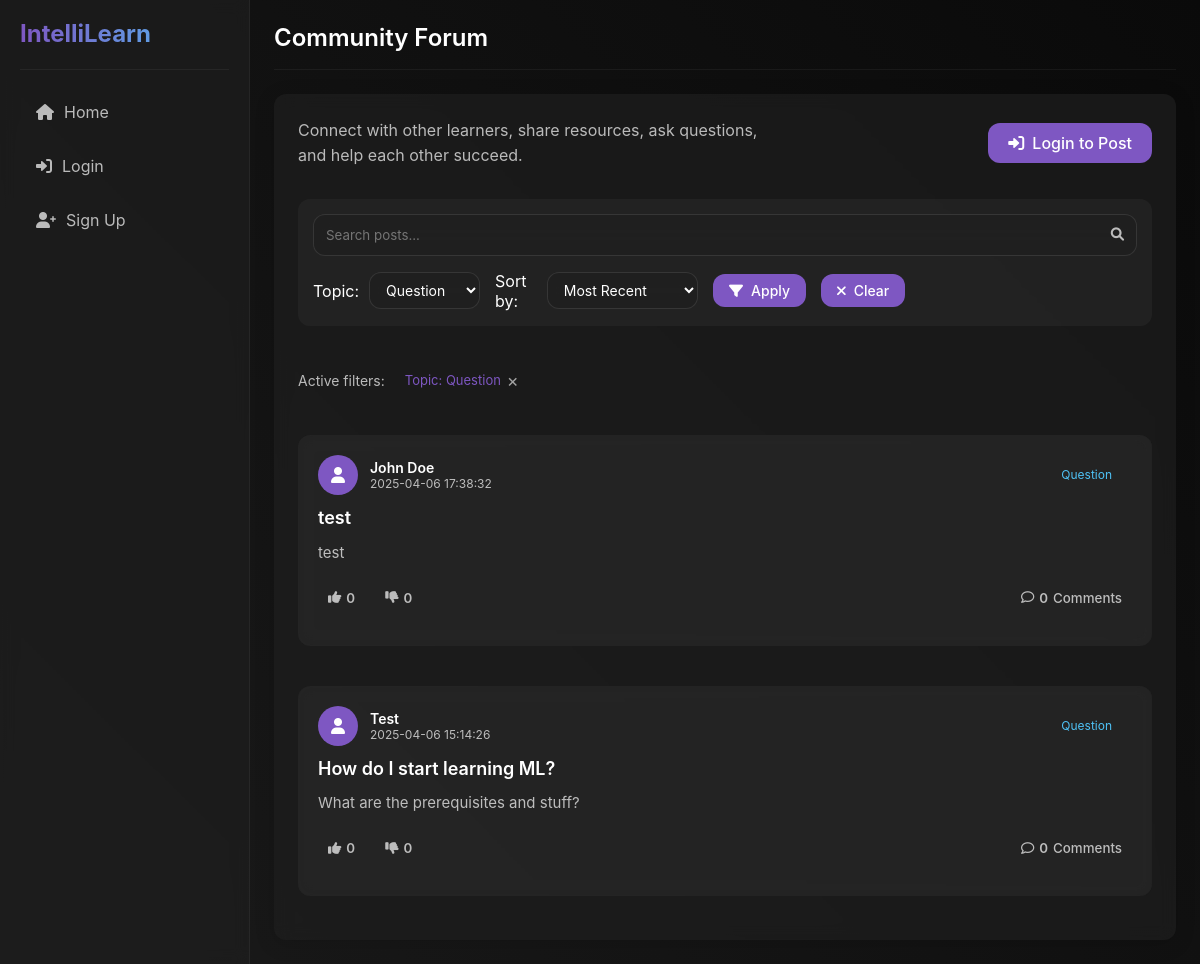
Screenshot of /forum?topic=Question with the database file from the repository.
### models.py (models this page shows, shortened)
class ForumPost(db.Model):
    __tablename__ = 'forum_posts'
    id = db.Column(db.Integer, primary_key=True)
    title = db.Column(db.String(200), nullable=False)
    content = db.Column(db.Text, nullable=False)
    author_id = db.Column(db.Integer, db.ForeignKey('users.id'), nullable=False)
    topic = db.Column(db.String(50), nullable=True)  # New field for post topic
    created_at = db.Column(db.DateTime, default=datetime.datetime.utcnow)
    has_image = db.Column(db.Boolean, default=False)
    image_path = db.Column(db.String(255), nullable=True)
    likes = db.Column(db.Integer, default=0)
    dislikes = db.Column(db.Integer, default=0)
    comments = db.relationship('ForumComment', backref='post', lazy=True, cascade='all, delete-orphan')
    reactions = db.relationship('ForumReaction', backref='post', lazy=True, cascade='all, delete-orphan')
    def to_dict(self):
        return {
            'id': self.id,
            'title': self.title,
            'content': self.content,
            'author': self.author.username,
            'author_id': self.author_id,
            'topic': self.topic,  # Include topic in dict
            'timestamp': self.created_at.timestamp(),
            'has_image': self.has_image,
            'image_path': self.image_path,
            'likes': self.likes,
            'dislikes': self.dislikes,
            'comments': [comment.to_dict() for comment in self.comments]
        }

class User(db.Model):
    __tablename__ = 'users'
    id = db.Column(db.Integer, primary_key=True)
    username = db.Column(db.String(50), unique=True, nullable=False)
    password = db.Column(db.String(100), nullable=False)
    points = db.Column(db.Integer, default=0)
    level = db.Column(db.Integer, default=1)
    streak = db.Column(db.Integer, default=0)
    completed_topics = db.Column(db.Text, default='[]')  # JSON string of completed topics
    is_premium = db.Column(db.Boolean, default=False)
    premium_until = db.Column(db.DateTime, nullable=True)
    created_at = db.Column(db.DateTime, default=datetime.datetime.utcnow)
    education_level = db.Column(db.String(100), nullable=True)  # e.g., High School, Bachelor's, Master's
    field_of_study = db.Column(db.String(100), nullable=True)  # e.g., Computer Science, Biology
    current_courses = db.Column(db.Text, default='[]')  # JSON string of current courses
    learning_goals = db.Column(db.Text, nullable=True)  # Learning objectives
    career_goals = db.Column(db.String(200), nullable=True)  # Career aspirations
    preferred_learning_style = db.Column(db.String(50), nullable=True)  # e.g., Visual, Auditory, Reading/Writing
    roadmaps = db.relationship('Roadmap', backref='creator', lazy=True)
    forum_posts = db.relationship('ForumPost', backref='author', lazy=True)
    forum_comments = db.relationship('ForumComment', backref='author', lazy=True)
    chat_messages = db.relationship('ChatMessage', backref='user', lazy=True)

### app.py (the view, shortened to what this page needs)
@app.route('/forum')
def forum():
    search_query = request.args.get('search', '').strip()
    filter_topic = request.args.get('topic', '').strip()
    sort_by = request.args.get('sort', 'recent')  # 'recent', 'popular', 'likes'
    query = ForumPost.query.distinct(ForumPost.id)
    if search_query:
        query = query.filter(ForumPost.title.ilike(f'%{search_query}%') |
                             ForumPost.content.ilike(f'%{search_query}%'))
    if filter_topic:
        query = query.filter(ForumPost.topic == filter_topic)
    if sort_by == 'recent':
        query = query.order_by(ForumPost.created_at.desc())
    elif sort_by == 'popular':
        query = query.order_by(db.func.count(ForumComment.id).desc(), ForumPost.created_at.desc())
        query = query.outerjoin(ForumComment).group_by(ForumPost.id)
    elif sort_by == 'likes':
        query = query.order_by(ForumPost.likes.desc(), ForumPost.created_at.desc())
    posts = query.all()
    post_dicts = []
    all_topics = db.session.query(ForumPost.topic).distinct().filter(ForumPost.topic != None, ForumPost.topic != '').all()
    topics = [topic[0] for topic in all_topics]
    current_user_id = None
    if 'username' in session:
        user = User.query.filter_by(username=session['username']).first()
        if user:
            current_user_id = user.id
    for post in posts:
        post_dict = post.to_dict()
        post_dicts.append(post_dict)
    return render_template('forum.html',
                          posts=post_dicts,
                          topics=topics,
                          current_topic=filter_topic,
                          current_search=search_query,
                          current_sort=sort_by)

### app.py (called while the page is built)
@app.template_filter('timestamp_format')
def timestamp_format(timestamp):
    if isinstance(timestamp, datetime.datetime):
        return timestamp.strftime('%Y-%m-%d %H:%M:%S')
    try:
        date = datetime.datetime.fromtimestamp(timestamp)
        return date.strftime('%Y-%m-%d %H:%M:%S')
    except (TypeError, ValueError):
        return str(timestamp)

@app.context_processor
def inject_user():
    user_data = None
    if 'username' in session:
        user = User.query.filter_by(username=session['username']).first()
        if user:
            user_data = user.to_dict()
    return dict(user=user_data)

### templates/forum.html (shortened to what this page needs)
{% extends "base.html" %}
{% block page_title %}Community Forum{% endblock %}
{% block content %}
<div class="forum-container">
    <div class="forum-header">
        <div class="header-info">
            <p>Connect with other learners, share resources, ask questions, and help each other succeed.</p>
        </div>
        {% if 'username' in session %}
        <button class="btn btn-primary" id="new-post-btn">
            <i class="fas fa-plus"></i> New Post
        </button>
        {% else %}
        <a href="{{ url_for('login') }}" class="btn btn-primary">
            <i class="fas fa-sign-in-alt"></i> Login to Post
        </a>
        {% endif %}
    </div>
    <div class="forum-search-filter">
        <form class="search-form" method="GET" action="{{ url_for('forum') }}">
            <div class="search-container">
                <input type="text" name="search" placeholder="Search posts..." value="{{ current_search }}">
                <button type="submit" class="search-btn">
                    <i class="fas fa-search"></i>
                </button>
            </div>
            <div class="filters-container">
                <div class="filter-group">
                    <label for="filter-topic">Topic:</label>
                    <select id="filter-topic" name="topic" class="filter-select">
                        {% for topic in topics %}
                        <option value="{{ topic }}" {% if current_topic == topic %}selected{% endif %}>{{ topic }}</option>
                        {% endfor %}
                    </select>
                </div>
                <div class="filter-group">
                    <label for="filter-sort">Sort by:</label>
                    <select id="filter-sort" name="sort" class="filter-select">
                        <option value="recent" {% if current_sort == 'recent' %}selected{% endif %}>Most Recent</option>
                    </select>
                </div>
                <button type="submit" class="btn btn-secondary btn-sm">
                    <i class="fas fa-filter"></i> Apply
                </button>
                {% if current_search or current_topic or current_sort != 'recent' %}
                <a href="{{ url_for('forum') }}" class="btn btn-outline btn-sm">
                    <i class="fas fa-times"></i> Clear
                </a>
                {% endif %}
            </div>
        </form>
    </div>
    {% if current_search or current_topic %}
    <div class="active-filters">
        <span class="filters-label">Active filters:</span>
        {% if current_topic %}
        <span class="filter-badge">
            Topic: {{ current_topic }}
            <a href="{{ url_for('forum', search=current_search, sort=current_sort) }}" class="remove-filter">×</a>
        </span>
        {% endif %}
    </div>
    {% endif %}
    <div id="forum-posts" class="posts-container">
        {% if posts %}
            {% for post in posts %}
            <div class="forum-post">
                <div class="post-header">
                    <div class="post-author">
                        <div class="author-avatar">
                            <i class="fas fa-user"></i>
                        </div>
                        <div class="author-info">
                            <div class="author-name">{{ post.author }}</div>
                            <div class="post-time" data-timestamp="{{ post.timestamp }}">{{ post.timestamp|timestamp_format }}</div>
                        </div>
                    </div>
                    {% if post.topic %}
                    <div class="post-topic">
                        <a href="{{ url_for('forum', topic=post.topic) }}" class="topic-badge">
                            {{ post.topic }}
                        </a>
                    </div>
                    {% endif %}
                </div>
                <h3 class="post-title">{{ post.title }}</h3>
                <div class="post-content">{{ post.content }}</div>
                <div class="post-actions">
                    <div class="reaction-buttons">
                        <button class="btn-action btn-like {% if post.user_reaction == 'like' %}active{% endif %}" data-post-id="{{ post.id }}">
                            <i class="fas fa-thumbs-up"></i> <span class="like-count">{{ post.likes }}</span>
                        </button>
                        <button class="btn-action btn-dislike {% if post.user_reaction == 'dislike' %}active{% endif %}" data-post-id="{{ post.id }}">
                            <i class="fas fa-thumbs-down"></i> <span class="dislike-count">{{ post.dislikes }}</span>
                        </button>
                    </div>
                    <button class="btn-action btn-comments">
                        <i class="far fa-comment"></i> <span class="comment-count">{{ post.comments|length }}</span> Comments
                    </button>
                </div>
            </div>
            {% endfor %}
        {% endif %}
    </div>
</div>
{% endblock %}

### static/css/style.css (style rules this page uses)
:root { --bg-primary: #121212; --bg-secondary: rgba(30, 30, 30, 0.7); --bg-tertiary: rgba(45, 45, 45, 0.5); --accent-primary: #7e57c2; --accent-secondary: #4fc3f7; --text-primary: #ffffff; --text-secondary: rgba(255, 255, 255, 0.7); --success: #4caf50; --warning: #ff9800; --error: #f44336; --border-radius: 12px; --sidebar-width: 250px; --header-height: 70px; --box-shadow: 0 4px 20px rgba(0, 0, 0, 0.15); --transition: all 0.3s ease; --blur: 8px; }
* { margin: 0; padding: 0; box-sizing: border-box; font-family: 'Inter', -apple-system, BlinkMacSystemFont, 'Segoe UI', Roboto, Oxygen, Ubuntu, Cantarell, 'Open Sans', 'Helvetica Neue', sans-serif; }
body { background-color: var(--bg-primary); color: var(--text-primary); min-height: 100vh; overflow-x: hidden; background-image: linear-gradient(45deg, #1a1a1a 0%, #0a0a0a 100%); background-attachment: fixed; }
a { color: var(--accent-secondary); text-decoration: none; transition: var(--transition); }
button, .btn { background-color: var(--accent-primary); color: var(--text-primary); border: none; padding: 10px 20px; border-radius: var(--border-radius); cursor: pointer; transition: var(--transition); font-weight: 500; display: inline-flex; align-items: center; justify-content: center; gap: 8px; }
input, textarea, select { background-color: var(--bg-tertiary); border: 1px solid rgba(255, 255, 255, 0.1); color: var(--text-primary); padding: 12px 16px; border-radius: var(--border-radius); width: 100%; transition: var(--transition); backdrop-filter: blur(var(--blur)); }
h1, h2, h3, h4, h5, h6 { color: var(--text-primary); font-weight: 600; line-height: 1.2; margin-bottom: 16px; }
p { color: var(--text-secondary); line-height: 1.6; margin-bottom: 16px; }
.forum-post { background-color: var(--bg-tertiary); border-radius: var(--border-radius); padding: 20px; margin-bottom: 20px; backdrop-filter: blur(var(--blur)); }
.post-header { display: flex; justify-content: space-between; align-items: center; margin-bottom: 12px; }
.post-author { display: flex; align-items: center; }
.author-avatar { width: 32px; height: 32px; border-radius: 50%; background-color: var(--accent-primary); display: flex; align-items: center; justify-content: center; margin-right: 8px; }
.post-time { color: var(--text-secondary); font-size: 12px; }

### rows the page displays
ForumPost: author "John Doe", timestamp "2025-04-06 17:38:32", topic "Question", title "test", content "test", likes "0", dislikes "0", comments|length "0"
ForumPost: author "Test", timestamp "2025-04-06 15:14:26", topic "Question", title "How do I start learning ML?", content "What are the prerequisites and stuff?", likes "0", dislikes "0", comments|length "0"

### other values shown
{{ current_topic }} "Question"
form field topic "Question"
